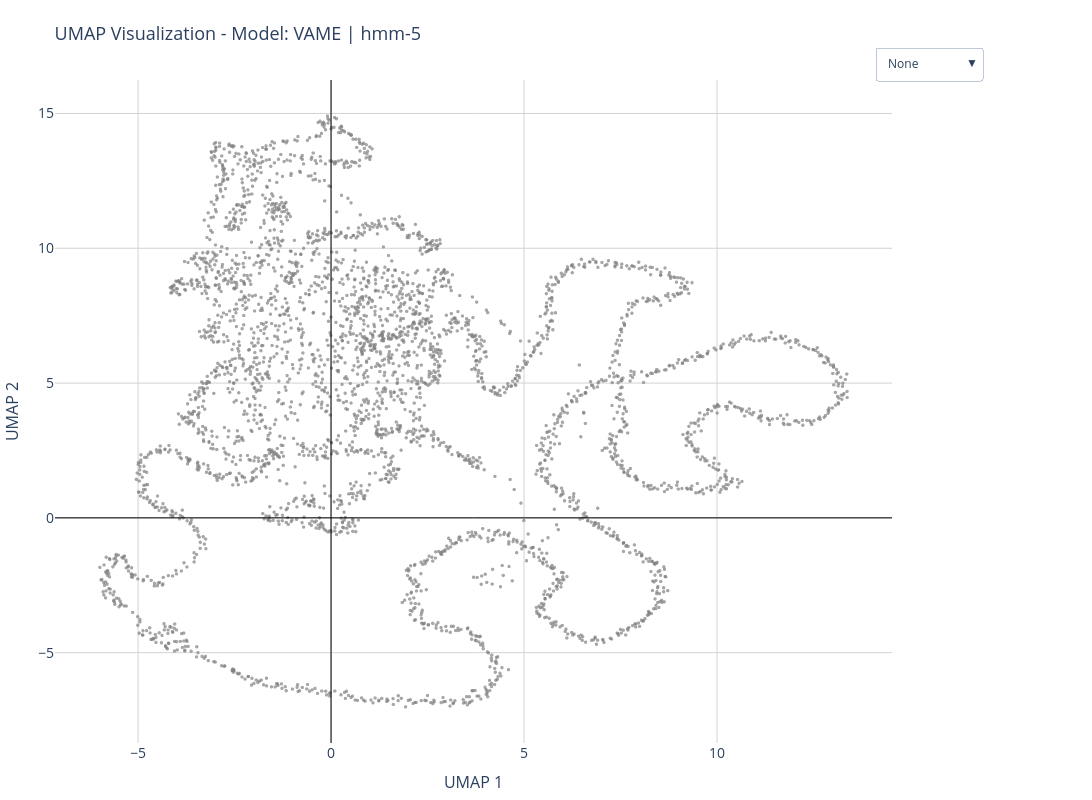
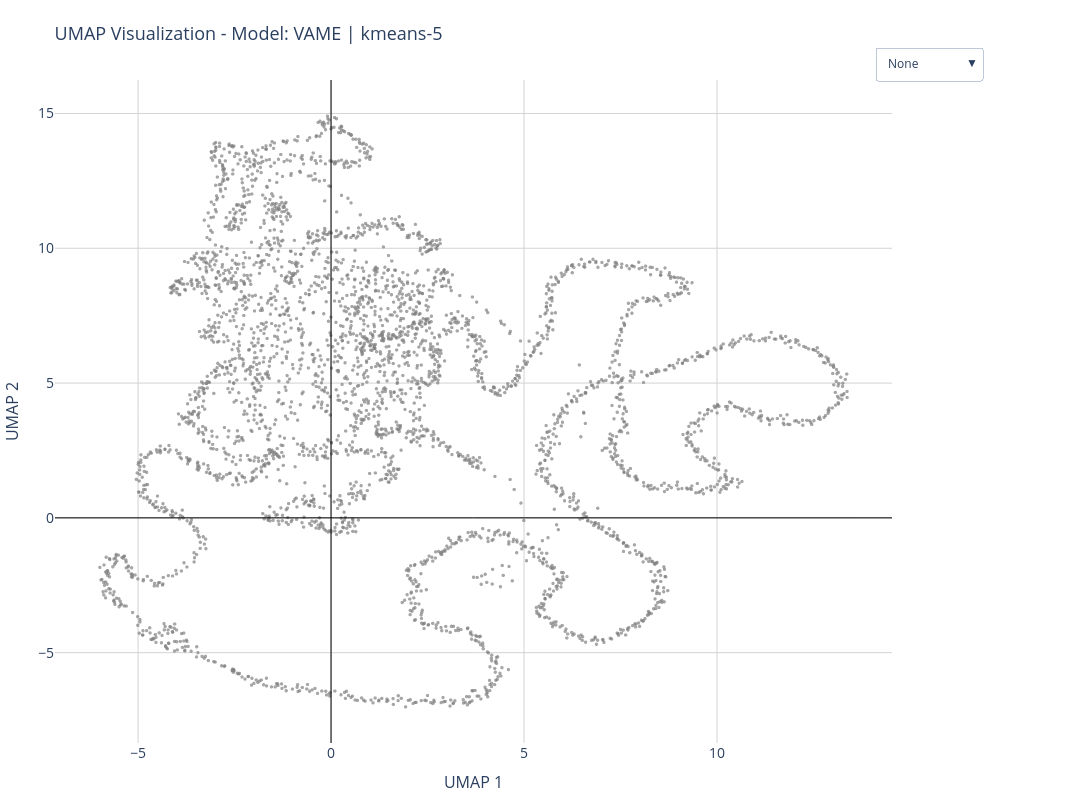

Here is the notebook cell these charts were saved with, in order:
### Code cell
## Uncomment  the lines below if you can't see the plotly figures in the Jupyter Notebook
# import plotly.io as pio
# pio.renderers.default = 'iframe'
from pathlib import Path
from datetime import datetime
from vame.visualization import visualize_umap
cache = Path(config_data["project_path"]) / "results" / "umap_embedding.nc"

if cache.exists():
    timestamp = datetime.now().strftime("%Y%m%d_%H%M%S_%f")
    backup = cache.with_name(f"umap_embedding_backup_{timestamp}.nc")
    cache.rename(backup)
    print(f"Previous UMAP backed up to: {backup}")
else:
    print(f"No cache found at: {cache}")
    
visualize_umap(
    config=config_data,
    show_figure="plotly",
    
)

### Figure 1 — Plotly figure (JSON) as saved in the notebook; plotly's stock layout.template omitted (floating-point values rounded to 4 significant figures; data arrays with more than 128 entries replaced by an {"elided": "..."} marker saying what was removed)
{"data": [{"customdata": {"elided": "3755x3 mixed values"}, "hovertemplate": "<b>Session:</b> %{customdata[0]}<br><b>Motif:</b> %{customdata[1]}<br><b>Community:</b> %{customdata[2]}<br><extra></extra>", "marker": {"color": "grey", "opacity": 0.7, "size": 3.5}, "mode": "markers", "name": "None", "type": "scattergl", "visible": true, "x": {"elided": "3755 float values"}, "y": {"elided": "3755 float values"}}, {"customdata": {"elided": "684x3 mixed values"}, "hovertemplate": "<b>Session:</b> %{customdata[0]}<br><b>Motif:</b> %{customdata[1]}<br><b>Community:</b> %{customdata[2]}<br><extra></extra>", "marker": {"color": "rgb(255, 0, 0)", "opacity": 0.7, "size": 3.5}, "mode": "markers", "name": "Motif 0", "showlegend": true, "type": "scattergl", "visible": false, "x": {"elided": "684 float values"}, "y": {"elided": "684 float values"}}, {"customdata": {"elided": "892x3 mixed values"}, "hovertemplate": "<b>Session:</b> %{customdata[0]}<br><b>Motif:</b> %{customdata[1]}<br><b>Community:</b> %{customdata[2]}<br><extra></extra>", "marker": {"color": "rgb(133, 255, 0)", "opacity": 0.7, "size": 3.5}, "mode": "markers", "name": "Motif 1", "showlegend": true, "type": "scattergl", "visible": false, "x": {"elided": "892 float values"}, "y": {"elided": "892 float values"}}, {"customdata": {"elided": "514x3 mixed values"}, "hovertemplate": "<b>Session:</b> %{customdata[0]}<br><b>Motif:</b> %{customdata[1]}<br><b>Community:</b> %{customdata[2]}<br><extra></extra>", "marker": {"color": "rgb(0, 219, 207)", "opacity": 0.7, "size": 3.5}, "mode": "markers", "name": "Motif 2", "showlegend": true, "type": "scattergl", "visible": false, "x": {"elided": "514 float values"}, "y": {"elided": "514 float values"}}, {"customdata": {"elided": "312x3 mixed values"}, "hovertemplate": "<b>Session:</b> %{customdata[0]}<br><b>Motif:</b> %{customdata[1]}<br><b>Community:</b> %{customdata[2]}<br><extra></extra>", "marker": {"color": "rgb(113, 4, 255)", "opacity": 0.7, "size": 3.5}, "mode": "markers", "name": "Motif 3", "showlegend": true, "type": "scattergl", "visible": false, "x": {"elided": "312 float values"}, "y": {"elided": "312 float values"}}, {"customdata": {"elided": "1353x3 mixed values"}, "hovertemplate": "<b>Session:</b> %{customdata[0]}<br><b>Motif:</b> %{customdata[1]}<br><b>Community:</b> %{customdata[2]}<br><extra></extra>", "marker": {"color": "rgb(255, 0, 0)", "opacity": 0.7, "size": 3.5}, "mode": "markers", "name": "Motif 4", "showlegend": true, "type": "scattergl", "visible": false, "x": {"elided": "1353 float values"}, "y": {"elided": "1353 float values"}}, {"customdata": {"elided": "684x3 mixed values"}, "hovertemplate": "<b>Session:</b> %{customdata[0]}<br><b>Motif:</b> %{customdata[1]}<br><b>Community:</b> %{customdata[2]}<br><extra></extra>", "marker": {"color": "rgb(255, 0, 0)", "opacity": 0.7, "size": 3.5}, "mode": "markers", "name": "Community 0", "showlegend": true, "type": "scattergl", "visible": false, "x": {"elided": "684 float values"}, "y": {"elided": "684 float values"}}, {"customdata": {"elided": "892x3 mixed values"}, "hovertemplate": "<b>Session:</b> %{customdata[0]}<br><b>Motif:</b> %{customdata[1]}<br><b>Community:</b> %{customdata[2]}<br><extra></extra>", "marker": {"color": "rgb(8, 255, 0)", "opacity": 0.7, "size": 3.5}, "mode": "markers", "name": "Community 1", "showlegend": true, "type": "scattergl", "visible": false, "x": {"elided": "892 float values"}, "y": {"elided": "892 float values"}}, {"customdata": {"elided": "826x3 mixed values"}, "hovertemplate": "<b>Session:</b> %{customdata[0]}<br><b>Motif:</b> %{customdata[1]}<br><b>Community:</b> %{customdata[2]}<br><extra></extra>", "marker": {"color": "rgb(0, 16, 255)", "opacity": 0.7, "size": 3.5}, "mode": "markers", "name": "Community 2", "showlegend": true, "type": "scattergl", "visible": false, "x": {"elided": "826 float values"}, "y": {"elided": "826 float values"}}, {"customdata": {"elided": "1353x3 mixed values"}, "hovertemplate": "<b>Session:</b> %{customdata[0]}<br><b>Motif:</b> %{customdata[1]}<br><b>Community:</b> %{customdata[2]}<br><extra></extra>", "marker": {"color": "rgb(255, 0, 0)", "opacity": 0.7, "size": 3.5}, "mode": "markers", "name": "Community 3", "showlegend": true, "type": "scattergl", "visible": false, "x": {"elided": "1353 float values"}, "y": {"elided": "1353 float values"}}, {"customdata": {"elided": "3755x3 mixed values"}, "hovertemplate": "<b>Session:</b> %{customdata[0]}<br><b>Motif:</b> %{customdata[1]}<br><b>Community:</b> %{customdata[2]}<br><extra></extra>", "marker": {"color": "rgb(0, 219, 207)", "opacity": 0.7, "size": 3.5}, "mode": "markers", "name": "Session labels.v003_245frames.labeled_trained", "showlegend": true, "type": "scattergl", "visible": false, "x": {"elided": "3755 float values"}, "y": {"elided": "3755 float values"}}], "layout": {"dragmode": "pan", "height": 800, "legend": {"font": {"size": 14}, "itemclick": "toggle", "itemdoubleclick": "toggleothers", "itemsizing": "constant", "itemwidth": 30, "title": {"font": {"size": 16}, "text": "Label"}}, "margin": {"b": 40, "l": 40, "r": 200, "t": 80}, "paper_bgcolor": "white", "plot_bgcolor": "white", "shapes": [{"line": {"color": "black", "width": 1}, "type": "line", "x0": 0, "x1": 0, "xref": "x", "y0": 0, "y1": 1, "yref": "paper"}, {"line": {"color": "black", "width": 1}, "type": "line", "x0": 0, "x1": 1, "xref": "paper", "y0": 0, "y1": 0, "yref": "y"}], "title": {"font": {"size": 18}, "text": "UMAP Visualization - Model: VAME | hmm-5"}, "updatemenus": [{"active": 0, "buttons": [{"args": ["visible", [true, false, false, false, false, false, false, false, false, false, false]], "label": "None", "method": "restyle"}, {"args": ["visible", [false, true, true, true, true, true, false, false, false, false, false]], "label": "Motif", "method": "restyle"}, {"args": ["visible", [false, false, false, false, false, false, true, true, true, true, false]], "label": "Community", "method": "restyle"}, {"args": ["visible", [false, false, false, false, false, false, false, false, false, false, true]], "label": "Session", "method": "restyle"}], "x": 0.98, "xanchor": "left", "y": 1, "yanchor": "bottom"}], "width": 1100, "xaxis": {"fixedrange": false, "gridcolor": "lightgray", "showgrid": true, "tickfont": {"size": 14}, "title": {"font": {"size": 16}, "text": "UMAP 1"}, "zeroline": false}, "yaxis": {"fixedrange": false, "gridcolor": "lightgray", "showgrid": true, "tickfont": {"size": 14}, "title": {"font": {"size": 16}, "text": "UMAP 2"}, "zeroline": false}}}

### Figure 2 — Plotly figure (JSON) as saved in the notebook; plotly's stock layout.template omitted (floating-point values rounded to 4 significant figures; data arrays with more than 128 entries replaced by an {"elided": "..."} marker saying what was removed)
{"data": [{"customdata": {"elided": "3755x3 mixed values"}, "hovertemplate": "<b>Session:</b> %{customdata[0]}<br><b>Motif:</b> %{customdata[1]}<br><b>Community:</b> %{customdata[2]}<br><extra></extra>", "marker": {"color": "grey", "opacity": 0.7, "size": 3.5}, "mode": "markers", "name": "None", "type": "scattergl", "visible": true, "x": {"elided": "3755 float values"}, "y": {"elided": "3755 float values"}}, {"customdata": {"elided": "1941x3 mixed values"}, "hovertemplate": "<b>Session:</b> %{customdata[0]}<br><b>Motif:</b> %{customdata[1]}<br><b>Community:</b> %{customdata[2]}<br><extra></extra>", "marker": {"color": "rgb(255, 0, 0)", "opacity": 0.7, "size": 3.5}, "mode": "markers", "name": "Motif 0", "showlegend": true, "type": "scattergl", "visible": false, "x": {"elided": "1941 float values"}, "y": {"elided": "1941 float values"}}, {"customdata": {"elided": "753x3 mixed values"}, "hovertemplate": "<b>Session:</b> %{customdata[0]}<br><b>Motif:</b> %{customdata[1]}<br><b>Community:</b> %{customdata[2]}<br><extra></extra>", "marker": {"color": "rgb(133, 255, 0)", "opacity": 0.7, "size": 3.5}, "mode": "markers", "name": "Motif 1", "showlegend": true, "type": "scattergl", "visible": false, "x": {"elided": "753 float values"}, "y": {"elided": "753 float values"}}, {"customdata": {"elided": "307x3 mixed values"}, "hovertemplate": "<b>Session:</b> %{customdata[0]}<br><b>Motif:</b> %{customdata[1]}<br><b>Community:</b> %{customdata[2]}<br><extra></extra>", "marker": {"color": "rgb(0, 219, 207)", "opacity": 0.7, "size": 3.5}, "mode": "markers", "name": "Motif 2", "showlegend": true, "type": "scattergl", "visible": false, "x": {"elided": "307 float values"}, "y": {"elided": "307 float values"}}, {"customdata": {"elided": "284x3 mixed values"}, "hovertemplate": "<b>Session:</b> %{customdata[0]}<br><b>Motif:</b> %{customdata[1]}<br><b>Community:</b> %{customdata[2]}<br><extra></extra>", "marker": {"color": "rgb(113, 4, 255)", "opacity": 0.7, "size": 3.5}, "mode": "markers", "name": "Motif 3", "showlegend": true, "type": "scattergl", "visible": false, "x": {"elided": "284 float values"}, "y": {"elided": "284 float values"}}, {"customdata": {"elided": "470x3 mixed values"}, "hovertemplate": "<b>Session:</b> %{customdata[0]}<br><b>Motif:</b> %{customdata[1]}<br><b>Community:</b> %{customdata[2]}<br><extra></extra>", "marker": {"color": "rgb(255, 0, 0)", "opacity": 0.7, "size": 3.5}, "mode": "markers", "name": "Motif 4", "showlegend": true, "type": "scattergl", "visible": false, "x": {"elided": "470 float values"}, "y": {"elided": "470 float values"}}, {"customdata": {"elided": "1941x3 mixed values"}, "hovertemplate": "<b>Session:</b> %{customdata[0]}<br><b>Motif:</b> %{customdata[1]}<br><b>Community:</b> %{customdata[2]}<br><extra></extra>", "marker": {"color": "rgb(255, 0, 0)", "opacity": 0.7, "size": 3.5}, "mode": "markers", "name": "Community 0", "showlegend": true, "type": "scattergl", "visible": false, "x": {"elided": "1941 float values"}, "y": {"elided": "1941 float values"}}, {"customdata": {"elided": "753x3 mixed values"}, "hovertemplate": "<b>Session:</b> %{customdata[0]}<br><b>Motif:</b> %{customdata[1]}<br><b>Community:</b> %{customdata[2]}<br><extra></extra>", "marker": {"color": "rgb(133, 255, 0)", "opacity": 0.7, "size": 3.5}, "mode": "markers", "name": "Community 1", "showlegend": true, "type": "scattergl", "visible": false, "x": {"elided": "753 float values"}, "y": {"elided": "753 float values"}}, {"customdata": {"elided": "307x3 mixed values"}, "hovertemplate": "<b>Session:</b> %{customdata[0]}<br><b>Motif:</b> %{customdata[1]}<br><b>Community:</b> %{customdata[2]}<br><extra></extra>", "marker": {"color": "rgb(0, 219, 207)", "opacity": 0.7, "size": 3.5}, "mode": "markers", "name": "Community 2", "showlegend": true, "type": "scattergl", "visible": false, "x": {"elided": "307 float values"}, "y": {"elided": "307 float values"}}, {"customdata": {"elided": "470x3 mixed values"}, "hovertemplate": "<b>Session:</b> %{customdata[0]}<br><b>Motif:</b> %{customdata[1]}<br><b>Community:</b> %{customdata[2]}<br><extra></extra>", "marker": {"color": "rgb(113, 4, 255)", "opacity": 0.7, "size": 3.5}, "mode": "markers", "name": "Community 3", "showlegend": true, "type": "scattergl", "visible": false, "x": {"elided": "470 float values"}, "y": {"elided": "470 float values"}}, {"customdata": {"elided": "284x3 mixed values"}, "hovertemplate": "<b>Session:</b> %{customdata[0]}<br><b>Motif:</b> %{customdata[1]}<br><b>Community:</b> %{customdata[2]}<br><extra></extra>", "marker": {"color": "rgb(255, 0, 0)", "opacity": 0.7, "size": 3.5}, "mode": "markers", "name": "Community 4", "showlegend": true, "type": "scattergl", "visible": false, "x": {"elided": "284 float values"}, "y": {"elided": "284 float values"}}, {"customdata": {"elided": "3755x3 mixed values"}, "hovertemplate": "<b>Session:</b> %{customdata[0]}<br><b>Motif:</b> %{customdata[1]}<br><b>Community:</b> %{customdata[2]}<br><extra></extra>", "marker": {"color": "rgb(0, 219, 207)", "opacity": 0.7, "size": 3.5}, "mode": "markers", "name": "Session labels.v003_245frames.labeled_trained", "showlegend": true, "type": "scattergl", "visible": false, "x": {"elided": "3755 float values"}, "y": {"elided": "3755 float values"}}], "layout": {"dragmode": "pan", "height": 800, "legend": {"font": {"size": 14}, "itemclick": "toggle", "itemdoubleclick": "toggleothers", "itemsizing": "constant", "itemwidth": 30, "title": {"font": {"size": 16}, "text": "Label"}}, "margin": {"b": 40, "l": 40, "r": 200, "t": 80}, "paper_bgcolor": "white", "plot_bgcolor": "white", "shapes": [{"line": {"color": "black", "width": 1}, "type": "line", "x0": 0, "x1": 0, "xref": "x", "y0": 0, "y1": 1, "yref": "paper"}, {"line": {"color": "black", "width": 1}, "type": "line", "x0": 0, "x1": 1, "xref": "paper", "y0": 0, "y1": 0, "yref": "y"}], "title": {"font": {"size": 18}, "text": "UMAP Visualization - Model: VAME | kmeans-5"}, "updatemenus": [{"active": 0, "buttons": [{"args": ["visible", [true, false, false, false, false, false, false, false, false, false, false, false]], "label": "None", "method": "restyle"}, {"args": ["visible", [false, true, true, true, true, true, false, false, false, false, false, false]], "label": "Motif", "method": "restyle"}, {"args": ["visible", [false, false, false, false, false, false, true, true, true, true, true, false]], "label": "Community", "method": "restyle"}, {"args": ["visible", [false, false, false, false, false, false, false, false, false, false, false, true]], "label": "Session", "method": "restyle"}], "x": 0.98, "xanchor": "left", "y": 1, "yanchor": "bottom"}], "width": 1100, "xaxis": {"fixedrange": false, "gridcolor": "lightgray", "showgrid": true, "tickfont": {"size": 14}, "title": {"font": {"size": 16}, "text": "UMAP 1"}, "zeroline": false}, "yaxis": {"fixedrange": false, "gridcolor": "lightgray", "showgrid": true, "tickfont": {"size": 14}, "title": {"font": {"size": 16}, "text": "UMAP 2"}, "zeroline": false}}}
